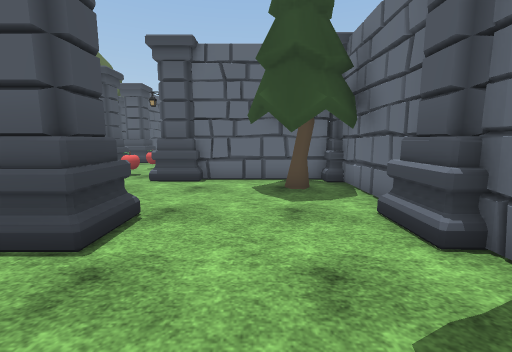
[1] (above)

22 first-person views from a walk through a scene from a Unity 3-D project. The camera is 1.4 m above the floor, tilts 8° down and sees 90° across. The floor is counted in squares, 1 m on a side. Each view is taken from the middle of a square. On the plan, view 1 faces up. The plan holds only what a view shows up to about 13 squares ahead; the rest is blank. The place goes on beyond the plan. The player is left out. Some animated figures are left out. Some surface patterns are stand-ins.

[2]
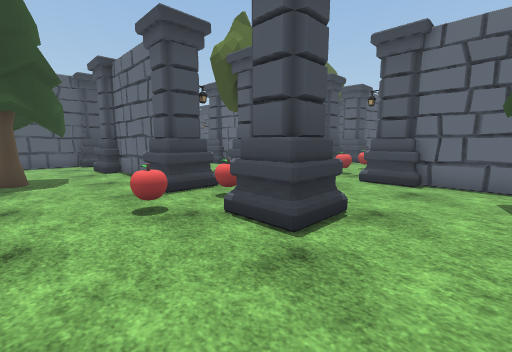

[3]
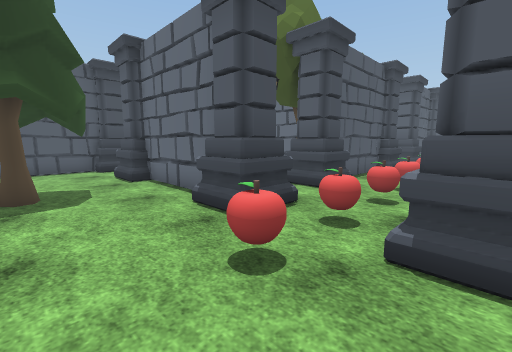

[4]
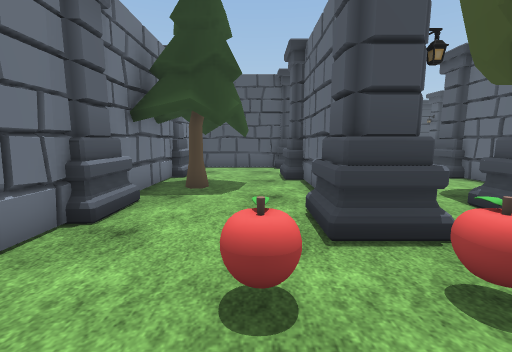

[5]
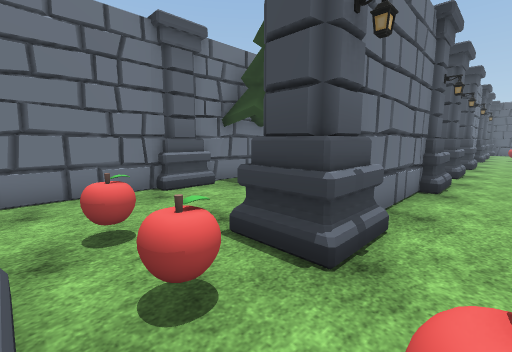

[6]
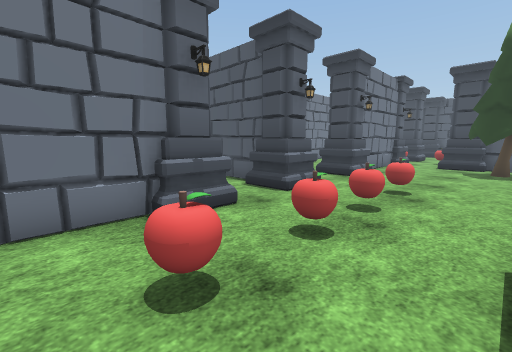

[7]
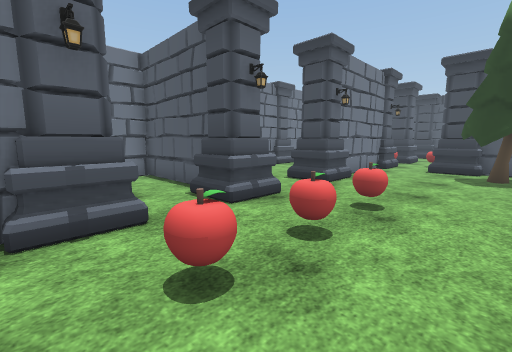

[8]
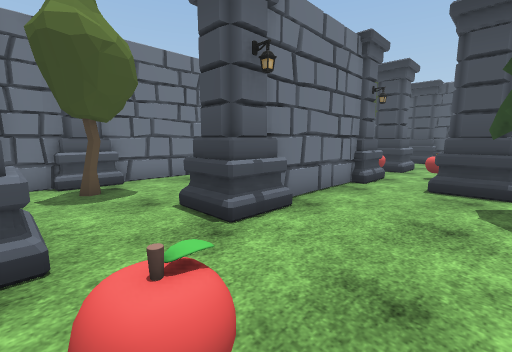

[9]
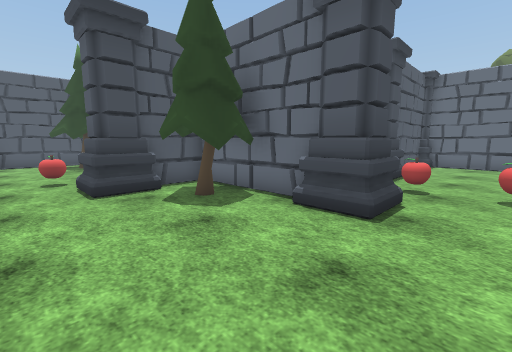

[10]
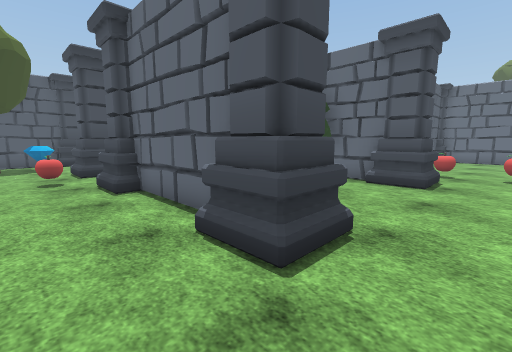

[11]
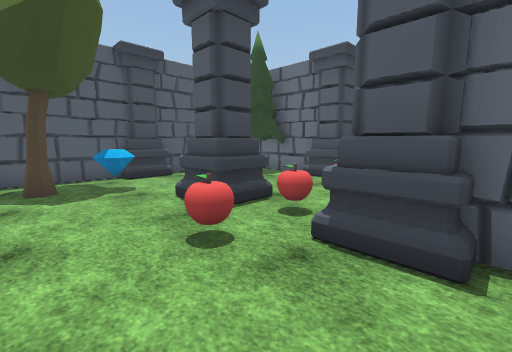

[12]
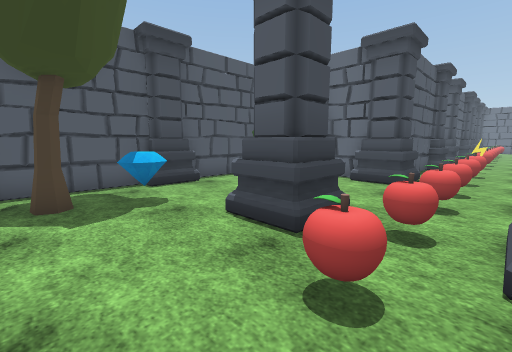

[13]
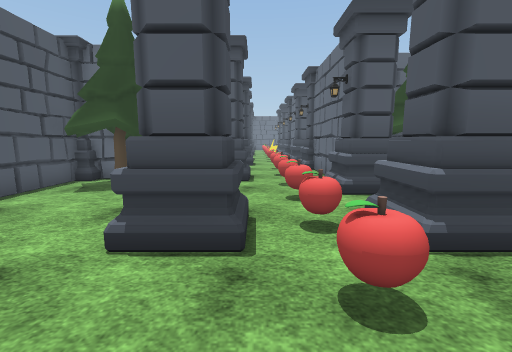

[14]
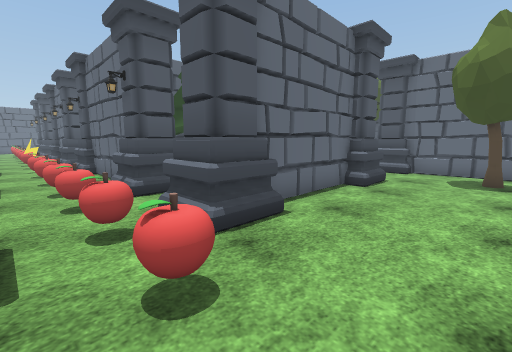

[15]
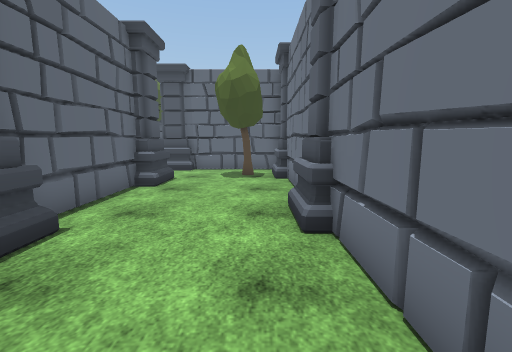

[16]
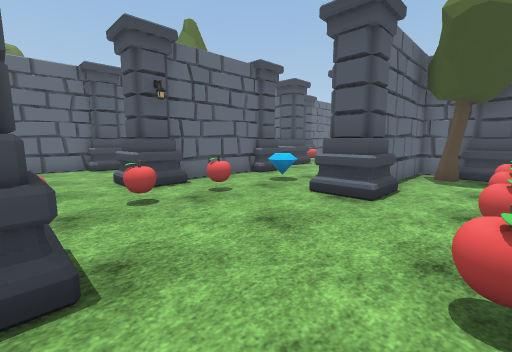

[17]
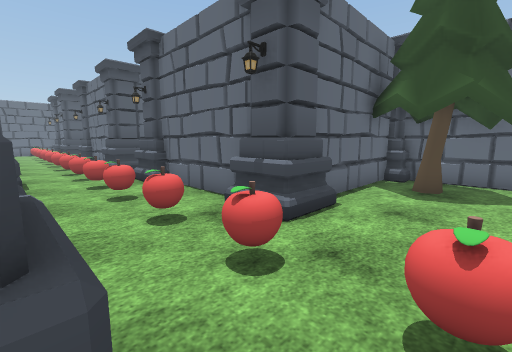

[18]
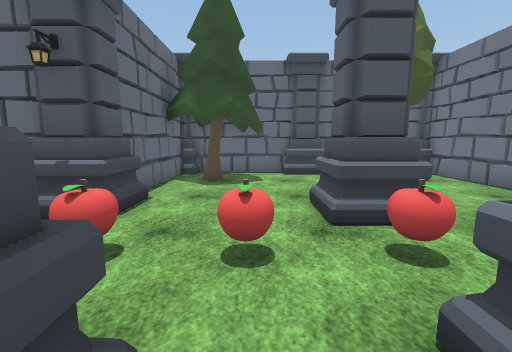

[19]
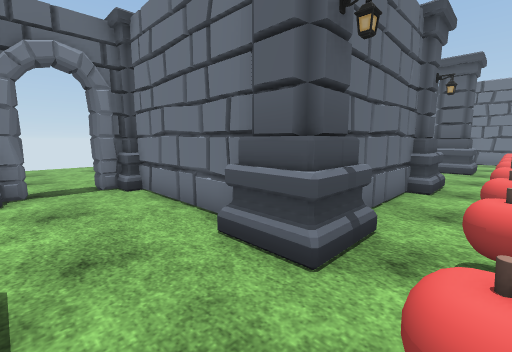

[20]
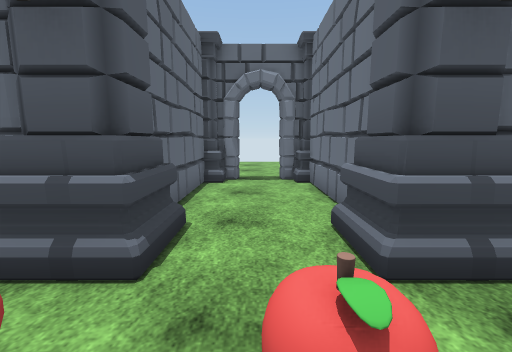

[21]
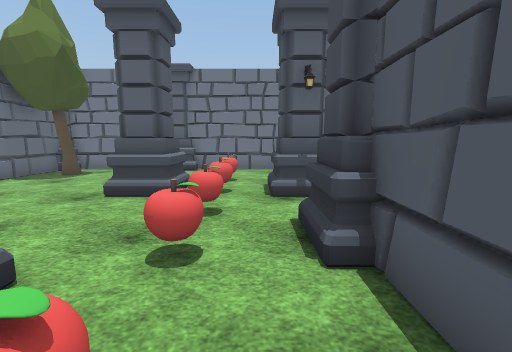

[22]
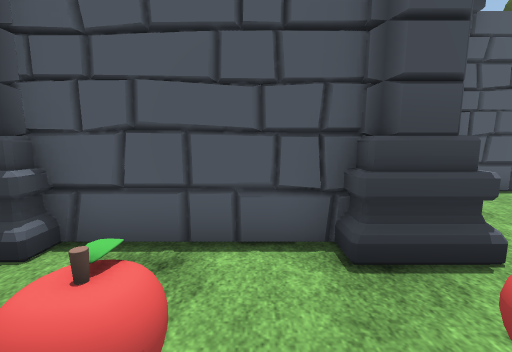

### Floor plan
Points are (right, up) in squares from view 1. A wall is a line through its corners. A room is listed if a view was taken in it or the views show most of it. See-through windows are left out.
Room 1 (views 1, 2, 3, 4, 5, 6, 7, 8, 9, 10, 11, 12, 13, 14, 15, 16, 17, 18, 19, 20, 21, 22)
walls: (-21.4, 10) (-25.6, 10) (-25.6, 7.9); (-16.1, 3.3) (-16.1, -1.1) (-14.2, -1.1); (-12.4, 4.3) (-7.6, 4.3); (-11.6, 15.2) (-15.6, 15.2); (-7.9, 8.7) (-7.9, 9.6) (-12.5, 9.6); (-21.4, 3.7) (-25.5, 3.7); (-7.3, 11.5) (-7.3, 8.4); (-10.9, 18) (-10.9, 16.4); (-8, 3.7) (-12.3, 3.7); (-26.2, 8.4) (-26.2, 12.4); (-16.9, 20.8) (-20.9, 20.8); (-21.4, 19.4) (-21.4, 16.8); (-25.5, 4.3) (-21.4, 4.3); (-18.4, -1.1) (-16.8, -1.1) (-16.8, 3.4); (-12.9, -1.1) (-8.4, -1.1); (-3.1, 10) (-3.1, 14.4); (-23.2, -1.1) (-19.4, -1.1); (-7.5, -1.1) (-2.7, -1.1); (-6.6, -1) (-6.4, -1.4); (-29.8, 14.4) (-29.8, 10.5); (-30.6, 9.1) (-35.2, 9.1) (-35.2, 4.6); (-2.2, 15.2) (2.5, 15.2); (-3.1, 19.5) (-3.1, 20.5); (-28, -1.1) (-24.9, -1.1); (2.5, 9.1) (-2.1, 9.1); (-1, -1.1) (2.6, -1.1); (3.2, 7.9) (2.8, 8.1); (2.9, 15.4) (2.9, 16.1); (2.9, 4.5) (2.9, 8.5); (-35.2, 3.5) (-35.2, -0.1); (2.4, 18.7) (-2.1, 18.7); (2.9, 17.6) (2.9, 18.4); (2.9, -0.8) (2.9, 3.4)
ways out: opening at (3, 17)
objects: other object (-35, 4); other object (-34, 1) to (-33, 1); other object (-34, 7) to (-32, 9); other object (-33, 2); other object (-31, 3) to (-29, 5); other object (-30, 9) to (-29, 10); other object (-30, 15) to (-29, 16); other object (-27, 3) to (-25, 5); other object (-27, 7) to (-25, 8); other object (-27, 13) to (-26, 14); other object (-27, 16) to (-26, 17); other object (-25, 8) to (-22, 9); other object (-22, 15) to (-21, 16); other object (-22, 20) to (-21, 22); other object (-21, 3) to (-20, 5); other object (-21, 10) to (-20, 11); other object (-19, 0); other object (-17, 4) to (-16, 5); other object (-17, 15) to (-16, 16); other object (-17, 20) to (-16, 21); other object (-14, 9) to (-13, 11); other object (-13, 3) to (-12, 5); other object (-13, 13); other object (-12, 0) to (-11, 2); other object (-11, 15); other object (-9, 8) to (-9, 9); other object (-8, 3) to (-7, 5); other object (-8, 7) to (-7, 8); other object (-8, 12) to (-7, 14); other object (-8, 16) to (-7, 16); other object (-4, 3) to (-2, 5); other object (-3, 9) to (-2, 10); other object (-3, 14) to (-2, 16); other object (-3, 18) to (-2, 20); other object (1, 0) to (2, 1); other object (1, 6) to (2, 8)

Positions as (right, up) in squares from view 1, and headings:
1: (0, 0), facing up
2: (0, 0), facing up-left
3: (-3, 0), facing up-left
4: (-3, 2), facing left
5: (-4, 6), facing down-left
6: (-10, 9), facing down-left
7: (-12, 9), facing down-left
8: (-17, 8), facing down-left
9: (-18, 5), facing up-left
10: (-18, 1), facing up-left
11: (-25, 0), facing up-left
12: (-27, 0), facing up-left
13: (-29, 0), facing up
14: (-29, 0), facing up-right
15: (-29, 0), facing right
16: (-20, 7), facing up-right
17: (-7, 6), facing up-right
18: (-8, 6), facing right
19: (-5, 18), facing down-right
20: (-6, 17), facing right
21: (-6, 11), facing down
22: (-4, 11), facing left
